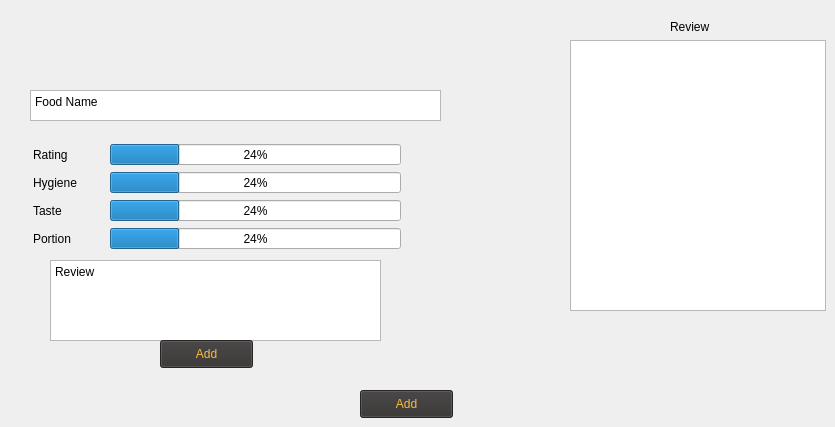
                    <widget class="QWidget" name="add_review_restaurant_page">
                     <widget class="QPushButton" name="reviewfood_delete_button_2">
                      <property name="geometry">
                       <rect>
                        <x>360</x>
                        <y>390</y>
                        <width>93</width>
                        <height>28</height>
                       </rect>
                      </property>
                      <property name="styleSheet">
                       <string notr="true">color: #FABC3F;
background-color: #343131;</string>
                      </property>
                      <property name="text">
                       <string>Add</string>
                      </property>
                     </widget>
                     <widget class="QProgressBar" name="below_progressBar_4">
                      <property name="geometry">
                       <rect>
                        <x>110</x>
                        <y>228</y>
                        <width>291</width>
                        <height>21</height>
                       </rect>
                      </property>
                      <property name="value">
                       <number>24</number>
                      </property>
                     </widget>
                     <widget class="QLabel" name="excelent_label_4">
                      <property name="geometry">
                       <rect>
                        <x>33</x>
                        <y>144</y>
                        <width>71</width>
                        <height>21</height>
                       </rect>
                      </property>
                      <property name="text">
                       <string>Rating</string>
                      </property>
                     </widget>
                     <widget class="QPlainTextEdit" name="food_description_5">
                      <property name="geometry">
                       <rect>
                        <x>50</x>
                        <y>260</y>
                        <width>331</width>
                        <height>81</height>
                       </rect>
                      </property>
                      <property name="plainText">
                       <string>Review</string>
                      </property>
                     </widget>
                     <widget class="QLabel" name="lb_anh_12">
                      <property name="geometry">
                       <rect>
                        <x>180</x>
                        <y>0</y>
                        <width>101</width>
                        <height>81</height>
                       </rect>
                      </property>
                      <property name="font">
                       <font>
                        <pointsize>30</pointsize>
                       </font>
                      </property>
                      <property name="text">
                       <string />
                      </property>
                      <property name="pixmap">
                       <pixmap>C:/Users/USER/.designer/ic_food.png</pixmap>
                      </property>
                      <property name="scaledContents">
                       <bool>true</bool>
                      </property>
                     </widget>
                     <widget class="QLabel" name="avg_label_4">
                      <property name="geometry">
                       <rect>
                        <x>33</x>
                        <y>200</y>
                        <width>71</width>
                        <height>21</height>
                       </rect>
                      </property>
                      <property name="text">
                       <string>Taste</string>
                      </property>
                     </widget>
                     <widget class="QProgressBar" name="good_progressBar_4">
                      <property name="geometry">
                       <rect>
                        <x>110</x>
                        <y>172</y>
                        <width>291</width>
                        <height>21</height>
                       </rect>
                      </property>
                      <property name="value">
                       <number>24</number>
                      </property>
                     </widget>
                     <widget class="QLabel" name="label_360">
                      <property name="geometry">
                       <rect>
                        <x>420</x>
                        <y>180</y>
                        <width>21</width>
                        <height>21</height>
                       </rect>
                      </property>
                      <property name="cursor">
                       <cursorShape>PointingHandCursor</cursorShape>
                      </property>
                      <property name="text">
                       <string />
                      </property>
                      <property name="pixmap">
                       <pixmap>C:/Users/USER/.designer/134224_add_plus_new_icon.png</pixmap>
                      </property>
                      <property name="scaledContents">
                       <bool>true</bool>
                      </property>
                     </widget>
                     <widget class="QPushButton" name="reviewfood_addsave_button_2">
                      <property name="geometry">
                       <rect>
                        <x>160</x>
                        <y>340</y>
                        <width>93</width>
                        <height>28</height>
                       </rect>
                      </property>
                      <property name="styleSheet">
                       <string notr="true">color: #FABC3F;
background-color: #343131;</string>
                      </property>
                      <property name="text">
                       <string>Add</string>
                      </property>
                     </widget>
                     <widget class="QProgressBar" name="excelent_progressBar_4">
                      <property name="geometry">
                       <rect>
                        <x>110</x>
                        <y>144</y>
                        <width>291</width>
                        <height>21</height>
                       </rect>
                      </property>
                      <property name="value">
                       <number>24</number>
                      </property>
                     </widget>
                     <widget class="QPlainTextEdit" name="food_name_lineEdit_5">
                      <property name="geometry">
                       <rect>
                        <x>30</x>
                        <y>90</y>
                        <width>411</width>
                        <height>31</height>
                       </rect>
                      </property>
                      <property name="plainText">
                       <string>Food Name</string>
                      </property>
                     </widget>
                     <widget class="QLabel" name="food_photo_label_5">
                      <property name="geometry">
                       <rect>
                        <x>180</x>
                        <y>0</y>
                        <width>91</width>
                        <height>81</height>
                       </rect>
                      </property>
                      <property name="sizePolicy">
                       <sizepolicy hsizetype="Fixed" vsizetype="Fixed">
                        <horstretch>0</horstretch>
                        <verstretch>0</verstretch>
                       </sizepolicy>
                      </property>
                      <property name="text">
                       <string />
                      </property>
                      <property name="pixmap">
                       <pixmap>C:/Users/USER/.designer/image/ic_food64.png</pixmap>
                      </property>
                      <property name="scaledContents">
                       <bool>true</bool>
                      </property>
                     </widget>
                     <widget class="QLabel" name="below_label_4">
                      <property name="geometry">
                       <rect>
                        <x>33</x>
                        <y>228</y>
                        <width>71</width>
                        <height>21</height>
                       </rect>
                      </property>
                      <property name="text">
                       <string>Portion</string>
                      </property>
                     </widget>
                     <widget class="QLabel" name="good_label_4">
                      <property name="geometry">
                       <rect>
                        <x>33</x>
                        <y>172</y>
                        <width>71</width>
                        <height>21</height>
                       </rect>
                      </property>
                      <property name="text">
                       <string>Hygiene</string>
                      </property>
                     </widget>
                     <widget class="QProgressBar" name="avg_progressBar_4">
                      <property name="geometry">
                       <rect>
                        <x>110</x>
                        <y>200</y>
                        <width>291</width>
                        <height>21</height>
                       </rect>
                      </property>
                      <property name="value">
                       <number>24</number>
                      </property>
                     </widget>
                     <widget class="QListWidget" name="restaurant_review_listWidget">
                      <property name="geometry">
                       <rect>
                        <x>570</x>
                        <y>40</y>
                        <width>256</width>
                        <height>271</height>
                       </rect>
                      </property>
                     </widget>
                     <widget class="QLabel" name="label_9">
                      <property name="geometry">
                       <rect>
                        <x>670</x>
                        <y>20</y>
                        <width>47</width>
                        <height>13</height>
                       </rect>
                      </property>
                      <property name="text">
                       <string>Review</string>
                      </property>
                     </widget>
                    </widget>
